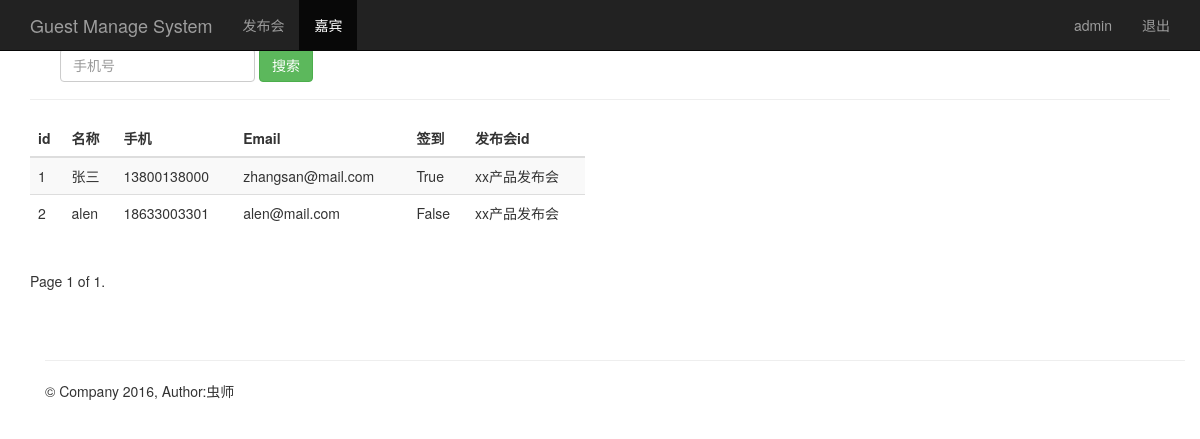
The page /guest_manage/ (signed in) on the database its author committed.
### sign/models.py (models this page shows, shortened)
class Guest(models.Model):
    event = models.ForeignKey(Event)            # 关联发布会id
    realname = models.CharField(max_length=64)  # 姓名
    phone = models.CharField(max_length=16)     # 手机号
    email = models.EmailField()                 # 邮箱
    sign = models.BooleanField()                # 签到状态
    create_time = models.DateTimeField(auto_now=True)  # 创建时间（自动获取当前时间）
    class Meta:
        unique_together = ('phone', 'event')

class Event(models.Model):
    name = models.CharField(max_length=100)            # 发布会标题
    limit = models.IntegerField()                      # 限制人数
    status = models.BooleanField()                     # 状态
    address = models.CharField(max_length=200)         # 地址
    start_time = models.DateTimeField('events time')   # 发布会时间
    create_time = models.DateTimeField(auto_now=True)  # 创建时间（自动获取当前时间）
    def __str__(self):
        return self.name

### sign/views.py (the view)
# urls.py: url(r'^guest_manage/$', views.guest_manage),
@login_required
def guest_manage(request):
    guest_list = Guest.objects.all()
    username = request.session.get('username', '')
    paginator = Paginator(guest_list, 10)
    page = request.GET.get('page')
    try:
        contacts = paginator.page(page)
    except PageNotAnInteger:
        contacts = paginator.page(1)
    except EmptyPage:
        contacts = paginator.page(paginator.num_pages)
    return render(request, "guest_manage.html", {"user": username, "guests": contacts})

### sign/templates/guest_manage.html (shortened to what this page needs)
{% extends "base.html" %}
{% block content %}
    <nav class="navbar navbar-inverse navbar-fixed-top">
      <div class="container">
        <div class="navbar-header">
          <a class="navbar-brand" href="/guest_manage/">Guest Manage System</a>
        </div>
        <div id="navbar" class="collapse navbar-collapse">
          <ul class="nav navbar-nav">
            <li><a href="/event_manage/">发布会</a></li>
            <li class="active"><a href="#about">嘉宾</a></li>
          </ul>
          <ul class="nav navbar-nav navbar-right">
           <li><a href="#">{{user}}</a></li>
           <li><a href="/logout/">退出</a></li>
         </ul>
        </div>
      </div>
    </nav>
    <div class="container theme-showcase" role="main">
      <div class="page-header">
        <div id="navbar" class="navbar-collapse collapse">
          <form class="navbar-form" method="get" action="/sreach_phone/">
            <div class="form-group">
              <input name="phone" type="text" placeholder="手机号" class="form-control">
            </div>
            <button type="submit" class="btn btn-success">搜索</button>
          </form>
        </div>
      </div>
      <div class="row">
        <div class="col-md-6">
          <table class="table table-striped">
            <thead>
              <tr>
                <th>id</th>
                <th>名称</th>
                <th>手机</th>
                <th>Email</th>
                <th>签到</th>
                <th>发布会id</th>
              </tr>
            </thead>
            <tbody>
              {% for guest in guests %}
                <tr>
                  <td>{{ guest.id }}</td>
                  <td>{{ guest.realname }}</td>
                  <td>{{ guest.phone }}</td>
                  <td>{{ guest.email }}</td>
                  <td>{{ guest.sign }}</td>
                  <td>{{ guest.event }}</td>
                </tr>
             {% endfor %}
            </tbody>
          </table>
        </div>
      </div>
    <div class="pagination">
      <span class="step-links">
          <span class="current">
            Page {{ guests.number }} of {{ guests.paginator.num_pages }}.
          </span>
      </span>
    </div>
{% endblock %}

### rows shown on the page
Guest: id "1", realname "张三", phone "13800138000", email "zhangsan@mail.com", sign "True", event "xx产品发布会"
Guest: id "2", realname "alen", phone "18633003301", email "alen@mail.com", sign "False", event "xx产品发布会"

### other values the page prints
{{ user }} "admin"
{{ guests.number }} "1"
{{ guests.paginator.num_pages }} "1"
